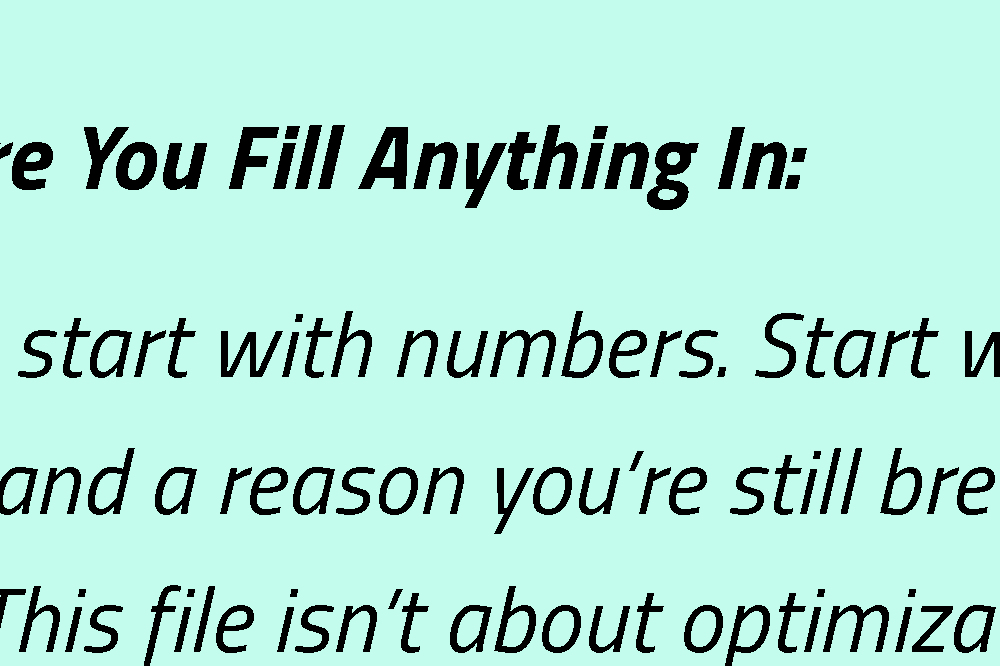
#> input picture ab-0.11.18-vs-pr388/resolution-control/ink-control/pr388-crop.tif, 1000 x 666 px, given in place of v0.11.18.tif, which was not available
$ python pr388-ab-ink.py
#> lines starting #> are read from the running program, lines starting #| are printed output that depends on the picture; pictures that were not available may be replaced by others from this repository, and a replacement may not be noted
from pathlib import Path
from PIL import Image,ImageDraw,ImageOps
from collections import Counter
import subprocess,json
r=Path('/home/founder3/code/dimm-city/dc-op-manual/.worktrees/pdfx-field-guide-stress/.print-md/build/pdfx-ab-0.11.18-vs-42091ecc/resolution-control')
d=r/'ink-control';d.mkdir(exist_ok=True)
rows=[]
for mode in ['v0.11.18','v0.11.18-r300','pr388']:
 out=d/(mode+'.tif')
 args=['gs','-dSAFER','-dBATCH','-dNOPAUSE','-sDEVICE=tiff32nc','-dUseFastColor=true','-dFirstPage=2','-dLastPage=2','-r600','-sOutputFile='+str(out),str(r/mode/'book.pdf')]
 subprocess.run(args,check=True,stdout=subprocess.DEVNULL,stderr=subprocess.DEVNULL)
#> (this line was passed over: subprocess is not available in this run)
 im=Image.open(out);assert im.mode=='CMYK',im.mode
#> further down, im is the input picture: PIL image 1000x666 CMYK; mean R, G, B 174.8, 225, 212.4
 rect=tuple(round(v*600/72) for v in [360,185,480,265]);crop=im.crop(rect)
#> after `crop = im.crop(rect)`: crop: PIL image 1000x666 CMYK; every value is 255
 crop.save(d/(mode+'-crop.tif'),compression='tiff_lzw')
 counts=Counter(crop.getdata());dark={k:v for k,v in counts.items() if k[3]>=128}
#> after `counts = Counter(crop.getdata())`: counts = {(0, 0, 0, 0): 666000}
#> after `dark = {k: v for k, v in counts.items() if k[3] >= 128}`: dark = 0 items
 total=sum(dark.values());pure=sum(v for k,v in dark.items() if max(k[:3])<=2)
#> after `total = sum(dark.values())`: total = 0
#> after `pure = sum((v for k, v in dark.items() if max(k[:3]) <= 2))`: pure = 0
 rows.append({'mode':mode,'rectPt':[360,185,480,265],'dpi':600,'method':'Ghostscript tiff32nc with UseFastColor=true; inspect encoded DeviceCMYK/Gray colorants without ICC remapping; not a press simulation.','command':args,'pixelsWithKAtLeast50Percent':total,'ofThosePixelsCmyAtMost2of255':pure,'fractionNearKOnly':pure/total if total else None,'commonDarkColors':sorted(dark.items(),key=lambda x:-x[1])[:12]})
 channels=crop.split();w,h=crop.size;canvas=Image.new('RGB',(4*w,h+35),'white');draw=ImageDraw.Draw(canvas)
#> after `w, h = crop.size`: w = 1000; h = 666
#> after `canvas = Image.new('RGB', (4 * w, h + 35), 'white')`: canvas: PIL image 4000x701 RGB; every value is 255
 for i,(name,ch) in enumerate(zip(['Cyan','Magenta','Yellow','Black'],channels)):
  canvas.paste(ImageOps.invert(ch).convert('RGB'),(i*w,35));draw.text((i*w+8,10),mode+' / '+name,fill='black')
#> this loop made 4 passes
#> name on passes 1 to 4: 'Cyan', 'Magenta', 'Yellow', 'Black'
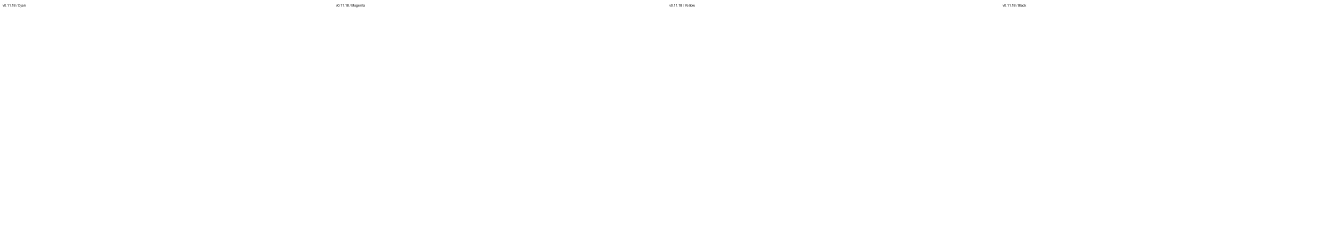
#> canvas: PIL image 4000x701 RGB (shown at 1/3 size); min 1, max 255, mean 254.9
 canvas.save(d/(mode+'-plates.png'))
 im.close();out.unlink()
 print(mode,rows[-1]['fractionNearKOnly'],flush=True)
#| v0.11.18 None
#> pass 2 of the loop `for mode in ['v0.11.18','v0.11.18-r300','pr388']:`:
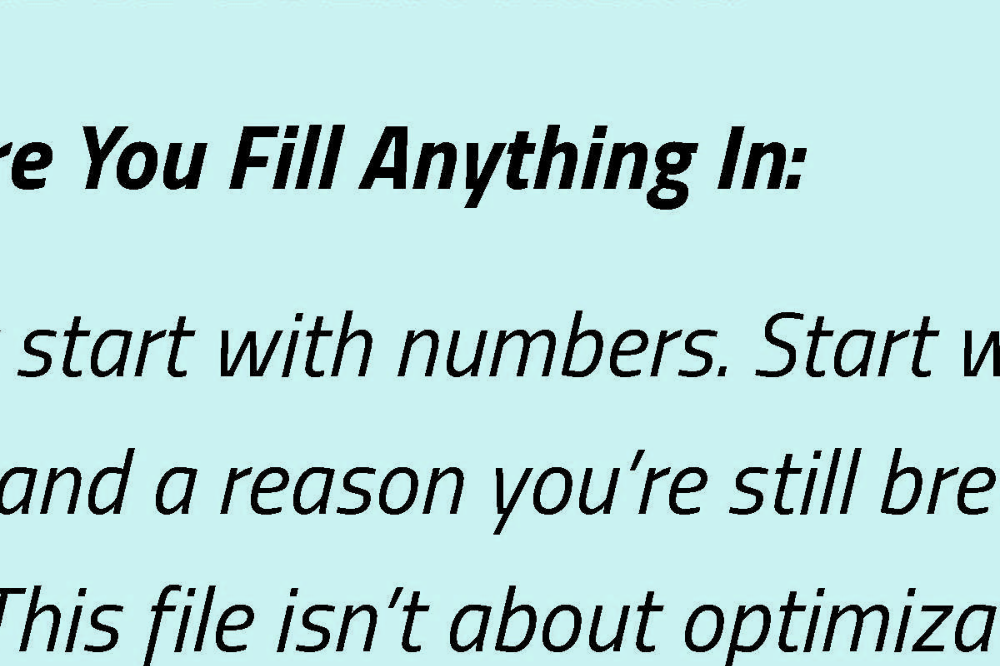
#> input picture ab-0.11.18-vs-pr388/resolution-control/ink-control/v0.11.18-crop.tif, 1000 x 666 px, given in place of v0.11.18-r300.tif, which was not available
#> im is the input picture: PIL image 1000x666 CMYK; mean R, G, B 181.5, 217.2, 217
#> the loop `for i,(name,ch) in enumerate(zip(['Cyan','Magenta','Yellow','Black'],c..` made 4 passes
#> after the loop `for i,(name,ch) in enumerate(zip(['Cyan','Magenta','Yellow','Black'],c..`:
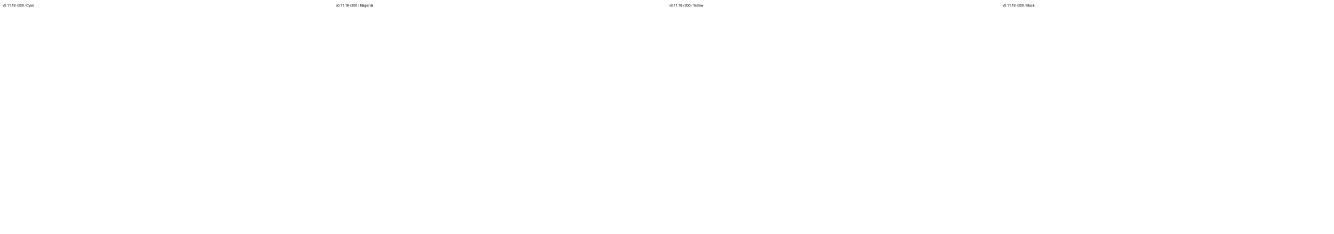
#> canvas: PIL image 4000x701 RGB (shown at 1/3 size); min 1, max 255, mean 254.9
#| v0.11.18-r300 None
(d/'measurements.json').write_text(json.dumps(rows,indent=2))
